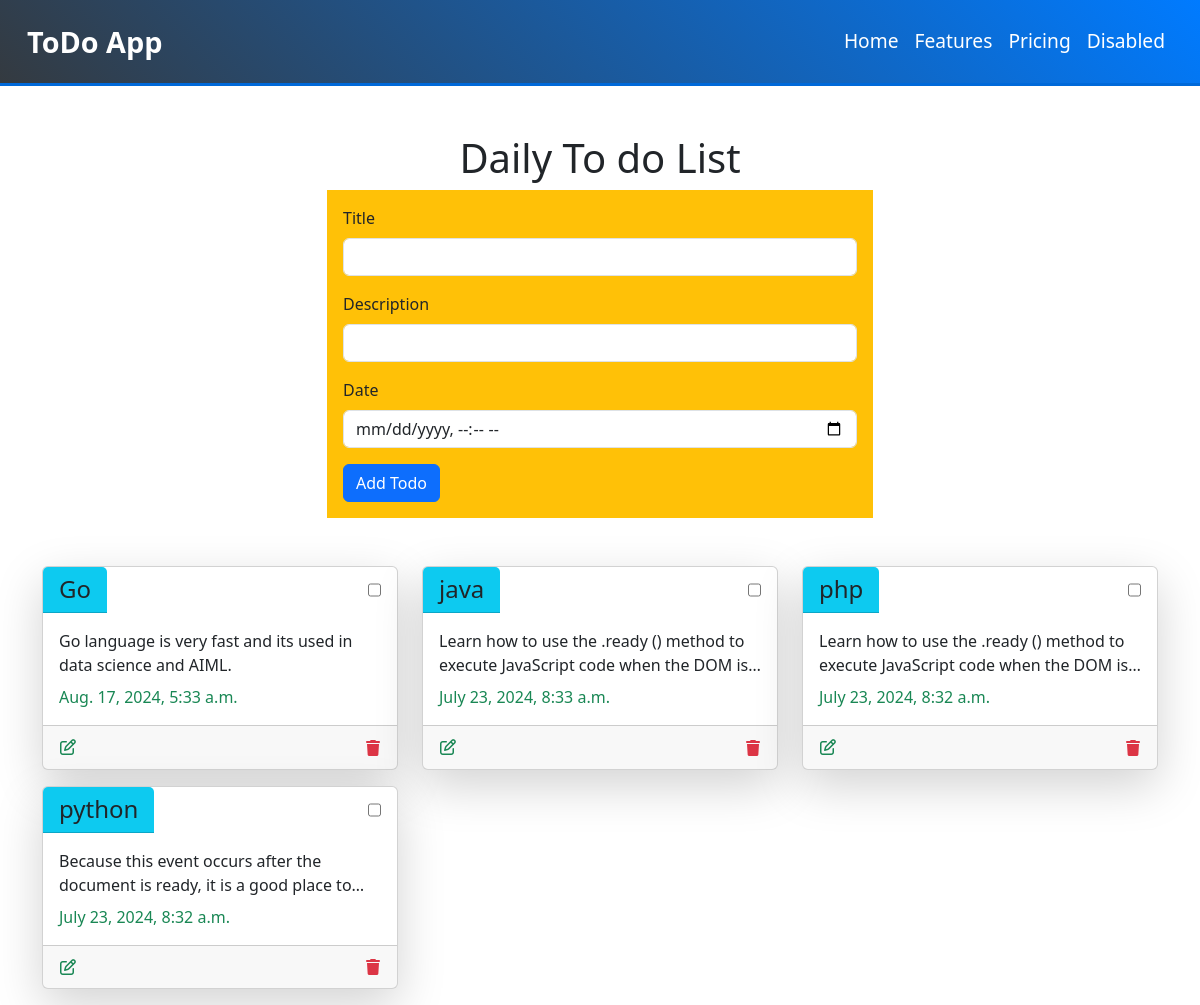
Before: / with the older database file.
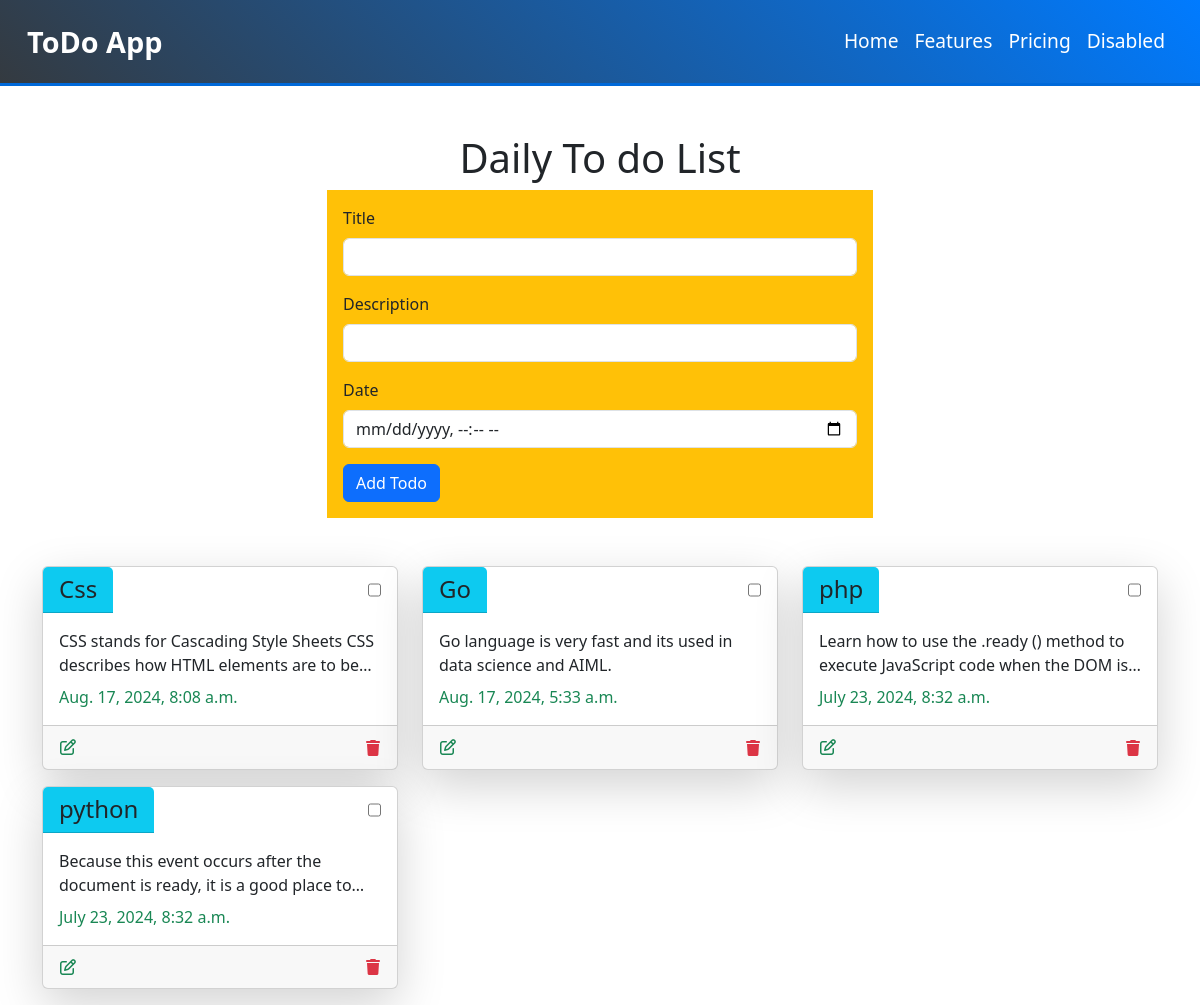
After: the same page with the newer database file.
### todo/models.py (models this page shows, shortened)
class TODO(models.Model):
    title = models.CharField(max_length=30, default='')
    desc = models.CharField(max_length=256, blank=True, null=True ,default='')  # Make sure it can be blank
    date = models.DateTimeField(default=timezone.now)
    class Meta:
        db_table = 'TODO'
        verbose_name = 'TODO_LIST'
        verbose_name_plural = 'TODO_LIST'

### todo/views.py (the view, shortened to what this page needs)
# urls.py: path('', views.index, name='index'),
def index(request, id=None):
    todo_list = TODO.objects.order_by("-date")
    if id:
        todo = get_object_or_404(TODO, id=id)
        form = TodoForm(instance=todo)
    else:
        form = TodoForm()
    return render(request, 'auth/index.html', {'form': form, 'todo_list': todo_list})

### todo/forms.py
class TodoForm(forms.ModelForm):
    class Meta:
        model = TODO
        fields = '__all__'  # Use '__all__' to include all fields from the model

### templates/auth/index.html (shortened to what this page needs)
{% extends 'layout/base.html' %}
{% block content %}
  {% load static %}
  <div class="container mt-5">
    <h1 class="text-center todo">Daily To do List</h1>
    <div class="row justify-content-center">
      <div class="col-6">
        <div class="p-3 bg-warning">
          <form method="post"
            action="{% if form.instance.pk %}
              {% url 'index_with_id' form.instance.pk %}
            {% else %}
              {% url 'index' %}
            {% endif %}">
            <div class="mb-3">
              <label for="id_title" class="form-label">Title</label>
              <input type="text" id="id_title" name="title" class="form-control" value="{{ form.title.value }}" />
            </div>
            <div class="mb-3">
              <label for="id_desc" class="form-label">Description</label>
              <input type="text" id="id_desc" name="desc" class="form-control" value="{{ form.desc.value }}" />
            </div>
            <div class="mb-3">
              <label for="id_date" class="form-label">Date</label>
              <input type="datetime-local" id="id_date" name="date" class="form-control" value="{{ form.date.value }}" />
            </div>
            <button type="submit" class="btn btn-primary">
              {% if form.instance.pk %}
                Update Todo
              {% else %}
                Add Todo
              {% endif %}
            </button>
          </form>
        </div>
      </div>
    </div>
    <div class="mt-5">
      <div class="row">
        <div class="col">
          <div class="row">
            {% for todo in todo_list %}
              <div class="col-md-4 mb-3 d-flex align-items-stretch">
                <div class="card shadow-lg {% if forloop.first %}highlight-card{% endif %}">
                  <div class="d-flex justify-content-between me-3">
                    <h4 class="card-header bg-info">{{ todo.title }}</h4>
                    <input type="checkbox" class="complate" />
                  </div>
                  <div class="card-body d-flex flex-column">
                    <p class="card-title description" data-bs-toggle="modal" data-bs-target="#descModal" data-bs-title="{{ todo.title }}" data-bs-desc="{{ todo.desc }}" data-bs-date="{{ todo.date }}">{{ todo.desc }}</p>
                    <p class="card-text text-success mt-auto">{{ todo.date }}</p>
                  </div>
                  <div class="card-footer d-flex justify-content-between">
                    <a href="{% url 'index_with_id' todo.id %}" class="btn btn-link p-0"><i class="fa-regular fa-pen-to-square text-success"></i></a>
                    <form method="post" action="{% url 'delete_todo' todo.id %}" class="delete-form">
                      <button type="submit" class="btn btn-link p-0 delete-btn"><i class="fa-solid fa-trash text-danger"></i></button>
                    </form>
                  </div>
                </div>
              </div>
            {% endfor %}
          </div>
        </div>
      </div>
    </div>
  </div>
{% endblock %}

### templates/layout/base.html (shortened to what this page needs)
{% load bootstrap5 %}
{% load static %}
<!DOCTYPE html>
<html lang="en">
  <head>
    <link rel="stylesheet" href="https://cdnjs.cloudflare.com/ajax/libs/font-awesome/6.6.0/css/all.min.css" />
    <link rel="stylesheet" href="https://cdn.jsdelivr.net/npm/sweetalert2@11/dist/sweetalert2.min.css" />
    <link rel="stylesheet" href="{% static '/css/style.css' %}" />
    {% bootstrap_css %}
  </head>
  <body>
    <nav class="navbar navbar-expand-lg">
      <div class="container-fluid">
        <a class="navbar-brand" href="#">ToDo App</a>
        <div class="collapse navbar-collapse" id="navbarNav">
          <ul class="navbar-nav ms-auto">
            <li class="nav-item">
              <a class="nav-link active" aria-current="page" href="#">Home</a>
            </li>
            <li class="nav-item">
              <a class="nav-link" href="#">Features</a>
            </li>
            <li class="nav-item">
              <a class="nav-link" href="#">Pricing</a>
            </li>
            <li class="nav-item">
              <a class="nav-link disabled" href="#" tabindex="-1" aria-disabled="true">Disabled</a>
            </li>
          </ul>
        </div>
      </div>
    </nav>
    {% block content %}
    {% endblock %}
  </body>
</html>

### static/css/style.css (style rules this page uses)
.card { display: flex; flex-direction: column; height: 100%; }
.card-body { flex-grow: 1; }
.description { display: -webkit-box; -webkit-line-clamp: 2; -webkit-box-orient: vertical; overflow: hidden; text-overflow: ellipsis; max-height: 3em; }
.navbar { background: linear-gradient(45deg, #343a40, #007bff); padding: 15px; border-bottom: 3px solid #0069d9; }
.navbar-brand { font-size: 1.8rem; font-weight: bold; color: #ffffff !important; }
.navbar-nav .nav-link { color: #fff !important; font-size: 1.2rem; padding: 8px 15px; transition: color 0.3s ease, background-color 0.3s ease; }

### templates/layout/base.html (style rules this page uses)
.navbar { background: linear-gradient(45deg, #343a40, #007bff); padding: 15px; border-bottom: 3px solid #0069d9; }
.navbar-brand { font-size: 1.8rem; font-weight: bold; color: #fff !important; }
.navbar-nav .nav-link { color: #fff !important; font-size: 1.2rem; padding: 8px 15px; transition: color 0.3s ease, background-color 0.3s ease; }

Changed rows visible on the page:
removed TODO: title "java", desc "Learn how to use the .ready () method to execute JavaScript code when the DOM…", date "July 23, 2024, 8:33 a.m."
added TODO: title "Css", desc "CSS stands for Cascading Style Sheets CSS describes how HTML elements are to…", date "Aug. 17, 2024, 8:08 a.m."
